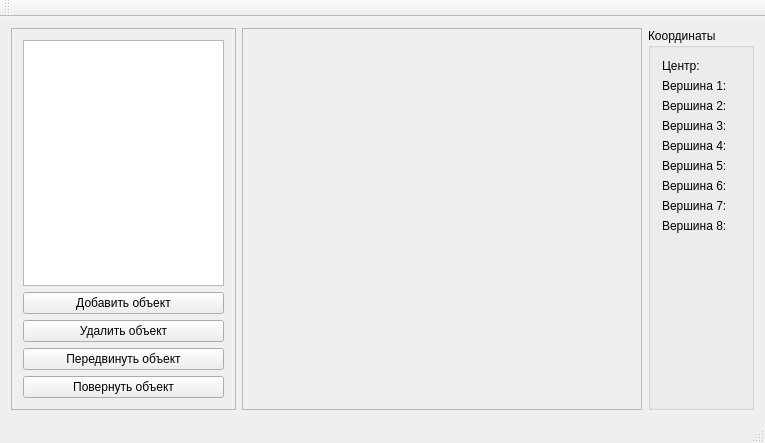
<?xml version="1.0" encoding="UTF-8"?>
<ui version="4.0">
 <class>MainWindow</class>
 <widget class="QMainWindow" name="MainWindow">
  <property name="geometry">
   <rect>
    <x>0</x>
    <y>0</y>
    <width>765</width>
    <height>443</height>
   </rect>
  </property>
  <property name="windowTitle">
   <string>MainWindow</string>
  </property>
  <widget class="QWidget" name="centralWidget">
   <layout class="QGridLayout" name="gridLayout">
    <item row="0" column="2">
     <widget class="QGroupBox" name="ObjectInfo">
      <property name="sizePolicy">
       <sizepolicy hsizetype="Preferred" vsizetype="Expanding">
        <horstretch>0</horstretch>
        <verstretch>0</verstretch>
       </sizepolicy>
      </property>
      <property name="title">
       <string>Координаты</string>
      </property>
      <layout class="QVBoxLayout" name="verticalLayout_2">
       <item>
        <layout class="QHBoxLayout" name="horizontalLayout_10">
         <item>
          <widget class="QLabel" name="label_2">
           <property name="text">
            <string>Центр:</string>
           </property>
          </widget>
         </item>
         <item>
          <widget class="QLabel" name="CenterValue">
           <property name="text">
            <string/>
           </property>
          </widget>
         </item>
        </layout>
       </item>
       <item>
        <layout class="QHBoxLayout" name="horizontalLayout">
         <item>
          <widget class="QLabel" name="Vertex1Label">
           <property name="text">
            <string>Вершина 1:</string>
           </property>
          </widget>
         </item>
         <item>
          <widget class="QLabel" name="Vertex1Value">
           <property name="text">
            <string/>
           </property>
          </widget>
         </item>
        </layout>
       </item>
       <item>
        <layout class="QHBoxLayout" name="horizontalLayout_2">
         <item>
          <widget class="QLabel" name="Vertex2Label">
           <property name="text">
            <string>Вершина 2:</string>
           </property>
          </widget>
         </item>
         <item>
          <widget class="QLabel" name="Vertex2Value">
           <property name="text">
            <string/>
           </property>
          </widget>
         </item>
        </layout>
       </item>
       <item>
        <layout class="QHBoxLayout" name="horizontalLayout_3">
         <item>
          <widget class="QLabel" name="Vertex3Name">
           <property name="text">
            <string>Вершина 3:</string>
           </property>
          </widget>
         </item>
         <item>
          <widget class="QLabel" name="Vertex3Value">
           <property name="text">
            <string/>
           </property>
          </widget>
         </item>
        </layout>
       </item>
       <item>
        <layout class="QHBoxLayout" name="horizontalLayout_4">
         <item>
          <widget class="QLabel" name="Vertex4Name">
           <property name="text">
            <string>Вершина 4:</string>
           </property>
          </widget>
         </item>
         <item>
          <widget class="QLabel" name="Vertex4Value">
           <property name="text">
            <string/>
           </property>
          </widget>
         </item>
        </layout>
       </item>
       <item>
        <layout class="QHBoxLayout" name="horizontalLayout_6">
         <item>
          <widget class="QLabel" name="Vertex5Name">
           <property name="text">
            <string>Вершина 5:</string>
           </property>
          </widget>
         </item>
         <item>
          <widget class="QLabel" name="Vertex5Value">
           <property name="text">
            <string/>
           </property>
          </widget>
         </item>
        </layout>
       </item>
       <item>
        <layout class="QHBoxLayout" name="horizontalLayout_7">
         <item>
          <widget class="QLabel" name="Vertex6Name">
           <property name="text">
            <string>Вершина 6:</string>
           </property>
          </widget>
         </item>
         <item>
          <widget class="QLabel" name="Vertex6Value">
           <property name="text">
            <string/>
           </property>
          </widget>
         </item>
        </layout>
       </item>
       <item>
        <layout class="QHBoxLayout" name="horizontalLayout_8">
         <item>
          <widget class="QLabel" name="label">
           <property name="text">
            <string>Вершина 7:</string>
           </property>
          </widget>
         </item>
         <item>
          <widget class="QLabel" name="Vertex7Value">
           <property name="text">
            <string/>
           </property>
          </widget>
         </item>
        </layout>
       </item>
       <item>
        <layout class="QHBoxLayout" name="horizontalLayout_9">
         <item>
          <widget class="QLabel" name="label_3">
           <property name="text">
            <string>Вершина 8:</string>
           </property>
          </widget>
         </item>
         <item>
          <widget class="QLabel" name="Vertex8Value">
           <property name="text">
            <string/>
           </property>
          </widget>
         </item>
        </layout>
       </item>
       <item>
        <spacer name="verticalSpacer">
         <property name="orientation">
          <enum>Qt::Vertical</enum>
         </property>
         <property name="sizeHint" stdset="0">
          <size>
           <width>20</width>
           <height>40</height>
          </size>
         </property>
        </spacer>
       </item>
      </layout>
     </widget>
    </item>
    <item row="0" column="1">
     <widget class="QFrame" name="RenderingSpace">
      <property name="sizePolicy">
       <sizepolicy hsizetype="Expanding" vsizetype="Expanding">
        <horstretch>0</horstretch>
        <verstretch>0</verstretch>
       </sizepolicy>
      </property>
      <property name="minimumSize">
       <size>
        <width>400</width>
        <height>0</height>
       </size>
      </property>
      <property name="frameShape">
       <enum>QFrame::StyledPanel</enum>
      </property>
      <property name="frameShadow">
       <enum>QFrame::Raised</enum>
      </property>
     </widget>
    </item>
    <item row="0" column="0">
     <widget class="QFrame" name="objectsInteraction">
      <property name="sizePolicy">
       <sizepolicy hsizetype="Preferred" vsizetype="Expanding">
        <horstretch>0</horstretch>
        <verstretch>0</verstretch>
       </sizepolicy>
      </property>
      <property name="frameShape">
       <enum>QFrame::StyledPanel</enum>
      </property>
      <property name="frameShadow">
       <enum>QFrame::Raised</enum>
      </property>
      <layout class="QVBoxLayout" name="verticalLayout">
       <item>
        <widget class="QListWidget" name="CubesList">
         <property name="sizePolicy">
          <sizepolicy hsizetype="Preferred" vsizetype="Expanding">
           <horstretch>0</horstretch>
           <verstretch>0</verstretch>
          </sizepolicy>
         </property>
        </widget>
       </item>
       <item>
        <widget class="QPushButton" name="AddObject">
         <property name="text">
          <string>Добавить объект</string>
         </property>
        </widget>
       </item>
       <item>
        <widget class="QPushButton" name="RemoveObject">
         <property name="text">
          <string>Удалить объект</string>
         </property>
        </widget>
       </item>
       <item>
        <widget class="QPushButton" name="MoveObject">
         <property name="text">
          <string>Передвинуть объект</string>
         </property>
        </widget>
       </item>
       <item>
        <widget class="QPushButton" name="RotateObject">
         <property name="text">
          <string>Повернуть объект</string>
         </property>
        </widget>
       </item>
      </layout>
     </widget>
    </item>
   </layout>
  </widget>
  <widget class="QMenuBar" name="menuBar">
   <property name="geometry">
    <rect>
     <x>0</x>
     <y>0</y>
     <width>765</width>
     <height>21</height>
    </rect>
   </property>
  </widget>
  <widget class="QToolBar" name="mainToolBar">
   <attribute name="toolBarArea">
    <enum>TopToolBarArea</enum>
   </attribute>
   <attribute name="toolBarBreak">
    <bool>false</bool>
   </attribute>
  </widget>
  <widget class="QStatusBar" name="statusBar"/>
 </widget>
 <layoutdefault spacing="6" margin="11"/>
 <resources/>
 <connections/>
</ui>
